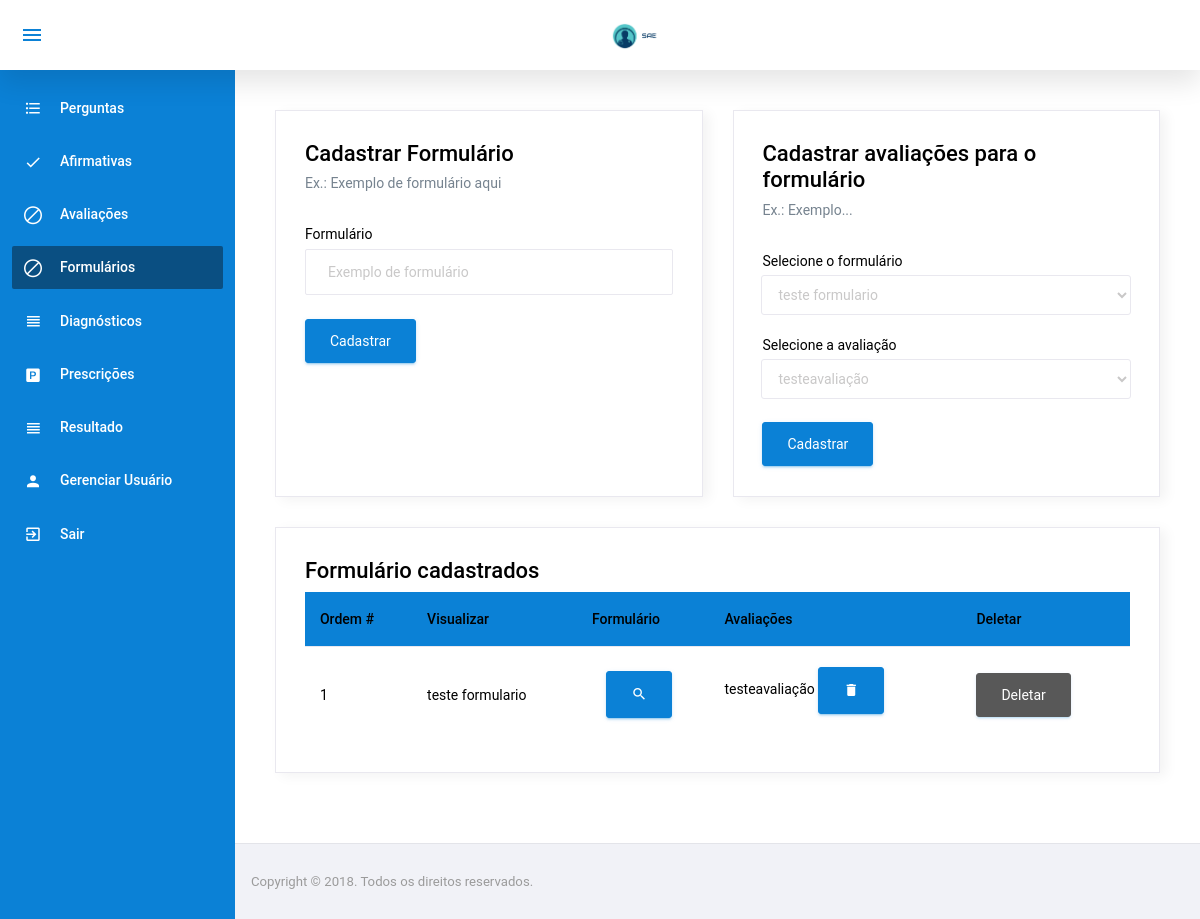
/formulario/Formulario.php (signed in), run on an earlier commit of the app's database.
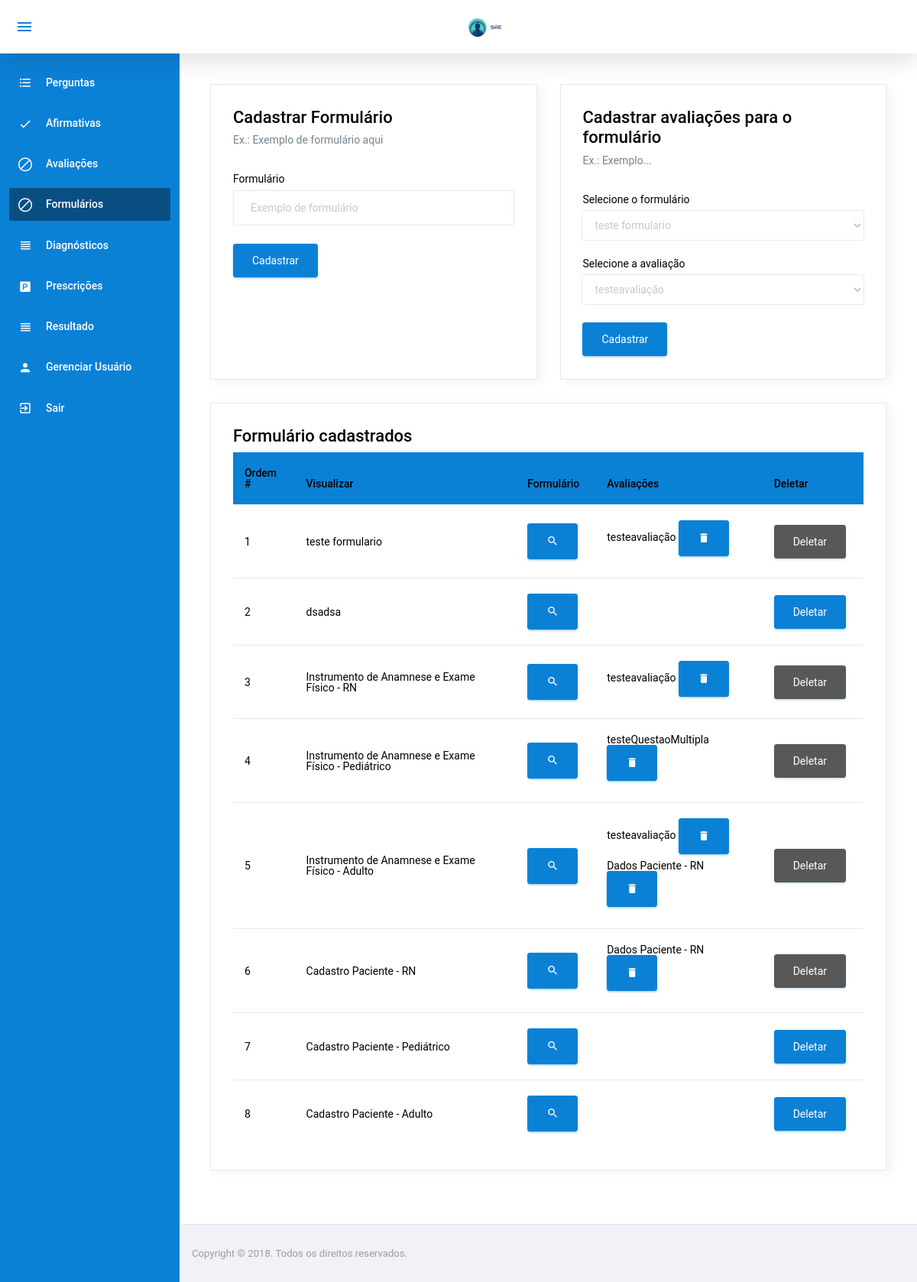
And on a later commit of the database.
### tables this page shows
CREATE TABLE `formulario` (
  `IdFormulario` int(11) NOT NULL,
  `Descricao` varchar(100) NOT NULL
);

CREATE TABLE `aplicacao` (
  `IdAplicacao` int(11) NOT NULL,
  `IdAvaliacao` int(11) NOT NULL,
  `IdFormulario` int(11) NOT NULL
);

CREATE TABLE `avaliacao` (
  `IdAvaliacao` int(11) NOT NULL,
  `Descricao` varchar(100) NOT NULL
);

### config/BD.php (called while the page is built, shortened)
<?php
	class BancoDados{
		public static function obterConexao(){
			if(isset($conexao) == false){
				$conexao = new PDO("mysql:dbname=u989534060_sae;host=localhost","root","",array(PDO::MYSQL_ATTR_INIT_COMMAND => "SET NAMES utf8"));
				$conexao->setAttribute(PDO::ATTR_ERRMODE, PDO::ERRMODE_EXCEPTION);
			}
			return $conexao;
		}
	}
?>

### model/FormularioModel.php (called while the page is built, shortened)
<?php
	require_once $_SERVER["DOCUMENT_ROOT"] . "/sae/config/BD.php";
	class FormularioModel{
		private $bd;
		 function __construct(){
		 	$this->bd = BancoDados::obterConexao();
		 }
		 public function listarTodos(){
		 	$listar = $this->bd->query("SELECT * from formulario");
		 	$res = $listar->fetchAll(PDO::FETCH_ASSOC);
		 	return $res;
         }
	}
?>

### formulario/CadastrarFormularioAvaliacao.php (called while the page is built, shortened)
<?php
     $resFormulario = $formulario->listarTodos();
?>

### model/FormularioAvaliacaoModel.php (called while the page is built, shortened)
<?php
	require_once $_SERVER["DOCUMENT_ROOT"] . "/sae/config/BD.php";
	class FormularioAvaliacaoModel{
		private $bd;
		 function __construct(){
		 	$this->bd = BancoDados::obterConexao();
		 }
		 public function listarTodosIdFormulario($idFormulario){
			$listarTodosIdFormulario = $this->bd->query("SELECT * from aplicacao WHERE idFormulario = " . $idFormulario);
			$res = $listarTodosIdFormulario->fetchAll(PDO::FETCH_ASSOC);
			return $res;
		 }
	}
?>

### formulario/ModalFormulario.php (the view, shortened to what the changed rows need)
<?php
$resFormularioAvaliacao = $formularioAvaliacao->listarTodosIdFormulario($form['IdFormulario']);
?>

### model/AvaliacaoModel.php (called while the page is built, shortened)
<?php
	require_once $_SERVER["DOCUMENT_ROOT"] . "/sae/config/BD.php";
	class AvaliacaoModel{
		private $bd;
		 function __construct(){
		 	$this->bd = BancoDados::obterConexao();
		 }
         public function listarID($idAvaliacao){
            $listarUm = $this->bd->prepare("SELECT * from avaliacao where idAvaliacao = :idAvaliacao");
            $listarUm->bindParam(":idAvaliacao", $idAvaliacao, PDO::PARAM_INT);
            $listarUm->execute();
            $res = $listarUm->fetch(PDO::FETCH_ASSOC);
            return $res;
		 }
	}
?>

### formulario/ModalFormulario.php (the view, shortened to what the changed rows need)
<?php
$resFormularioAvaliacao = $formularioAvaliacao->listarTodosIdFormulario($form['IdFormulario']);
foreach($resFormularioAvaliacao as $formAvaliacao){
    $resAvaliacaoDesc = $avaliacao->listarID($formAvaliacao['IdAvaliacao']);
?>
    <div class="col-md-6 grid-margin stretch-card">
        <div class="card">
            <div class="card-body">
                <h4 class="card-title"><?php echo $resAvaliacaoDesc['Descricao']?></h4>
                    <form class="forms-sample">
                        <?php
                        $resAvaliacaoQuestao = $avaliacaoQuestao->listarTodasQuestoes($formAvaliacao['IdAvaliacao']);
                        foreach($resAvaliacaoQuestao as $AvaliacaoQuestao){
                        $resQuestoes = $questao->listarID($AvaliacaoQuestao['IdQuestao']);
                        ?>
                        <p><?php echo $resQuestoes['Descricao'];?></p>
                                            <?php
                                                if($resQuestoes['IdTipoQuestao'] == 1){
                                                    echo '<input style="margin-bottom:10px;" type="text" class="form-control">';
                                                }
                                                if($resQuestoes['IdTipoQuestao'] == 2){
                                                ?>
                                                    <div class="form-group">
                                                    <select class="form-control" <?php echo "name=" . $resQuestoes['IdQuestao'];?>>
                                                      <option> -- </option>
                                                  <?php
                                                  $resAfirmativaQuestao = $afirmativaQuestao->listarTodosIdQuestao($resQuestoes['IdQuestao']);
                                                  foreach($resAfirmativaQuestao as $afirmativaQuest){
                                                      $resDescAfirmativa = $afirmativa->listarID($afirmativaQuest['IdAfirmativa']);
                                                      ?>
                                                      <option><?php echo $resDescAfirmativa['Descricao'];?></option>
                                                  <?php } ?>
                                                    </select>
                                                  </div>
                                                  <?php
                                                }
                                                if($resQuestoes['IdTipoQuestao'] == 3){ ?>
                                                    <div class="form-group">
                                                    <select class="js-example-basic-multiple w-100" multiple="multiple" <?php echo "name='input" . $resQuestoes['IdQuestao'] . "'";?>>
                                                  <?php
                                                  $resAfirmativaQuestao = $afirmativaQuestao->listarTodosIdQuestao($resQuestoes['IdQuestao']);
                                                  foreach($resAfirmativaQuestao as $afirmativaQuest){
                                                    $resDescAfirmativa = $afirmativa->listarID($afirmativaQuest['IdAfirmativa']);
                                                      ?>
                                                      <option><?php echo $resDescAfirmativa['Descricao'];?></option>
                                                  <?php } ?>
                                                    </select>
                                                  </div>
                                               <?php }
                                                if($resQuestoes['IdTipoQuestao'] == 4){
                                                    echo '<input type="date" class="form-control">';
                                                }
                                                if($resQuestoes['IdTipoQuestao'] == 5){ ?>
                                                <div class="form-group row">
                                                    <div class="col-sm-3">
                                                    <div class="form-check">
                                                      <label class="form-check-label">
                                                        <input name="questao" type="radio" class="form-check-input" value="Sim">
                                                        Sim
                                                      </label>
                                                    </div>
                                                  </div>
                                                  <div class="col-sm-3">
                                                    <div class="form-check">
                                                      <label class="form-check-label">
                                                        <input name="questao" type="radio" class="form-check-input" value="Não">
                                                        Não
                                                      </label>
                                                      </div>
                                                    </div>
                                                  </div>
                                               <?php }
                                            } ?>
                    </form>
            </div>
        </div>
    </div>
<?php } ?>

### formulario/TabelaFormulario.php (shortened to what the changed rows need)
<?php
  $resFormulario = $formulario->listarTodos();
  $formularioAvaliacao = new FormularioAvaliacaoModel();
  $avaliacaoQuestao = new AvaliacaoQuestaoModel();
?>
<div class="card">
    <div class="card-body">
        <div class="table-responsive">
            <table id="order-listing" class="table">
                <thead>
                    <tr>
                        <th>Ordem #</th>
                        <th>Visualizar</th>
                        <th>Formulário</th>
                        <th>Avaliações</th>
                        <th>Deletar</th>
                    </tr>
                </thead>
                <tbody>
                    <?php
                            $ordem = 0;
                            foreach($resFormulario as $form){
                                $ordem++;
                    ?>
                        <tr>
                            <td><?php echo $ordem;?></td>
                            <td><?php echo $form['Descricao'];?></td>
                            <td><div style="text-align:center;"><button type="button" data-toggle="modal" data-target="#Modal-<?php echo $form['IdFormulario'];?>" class="btn btn-primary mr-2"><i class="mdi mdi-magnify menu-icon"></i></button></div></td>
                                        <?php  require 'ModalFormulario.php' ?>
                            <td>
                                    <?php
                                            $resFormAvaliacao = $formularioAvaliacao->listarTodosIdFormulario($form['IdFormulario']);
                                            foreach($resFormAvaliacao as $formAvaliacao){
                                                $resAvaliacaoDescricao = $avaliacao->listarID($formAvaliacao['IdAvaliacao']);
                                    ?>
                                    <form method="post" action="../controller/FormularioAvaliacaoController.php?acao=deletar">
                                        <div class="row">
                                            <div class="col-12">
                                              <p> <?php echo $resAvaliacaoDescricao['Descricao'];?> </li>  <button type="submit" class="btn btn-primary mr-2"><i class="mdi mdi-delete"></i></button> </p>
                                            </div>
                                        </div>
                                        </form>
                                    <?php } ?>
                            </td>
                            <td>
                                <form class="forms-sample" method="post" action="../controller/FormularioController.php?acao=deletar">
                                    <button type="submit"
                                    <?php if(count($resFormAvaliacao) > 0){
                                        echo "disabled";
                                    }?>
                                    class="btn btn-primary mr-2">Deletar</button>
                                </form>
                            </td>
                        </tr>
                    <?php } ?>
                </tbody>
            </table>
        </div>
    </div>
</div>

What changed in the data, as far as the page shows it:
added formulario: Descricao "dsadsa"
added formulario: Descricao "Instrumento de Anamnese e Exame Físico - RN"
added aplicacao: IdAvaliacao.Descricao "testeavaliação", shown under "Instrumento de Anamnese e Exame Físico - RN"
added formulario: Descricao "Instrumento de Anamnese e Exame Físico - Pediátrico"
added aplicacao: IdAvaliacao.Descricao "testeQuestaoMultipla", shown under "Instrumento de Anamnese e Exame Físico - Pediátrico"
added formulario: Descricao "Instrumento de Anamnese e Exame Físico - Adulto"
added aplicacao: IdAvaliacao.Descricao "testeavaliação", shown under "Instrumento de Anamnese e Exame Físico - Adulto"
added aplicacao: IdAvaliacao.Descricao "Dados Paciente - RN", shown under "Instrumento de Anamnese e Exame Físico - Adulto"
added formulario: Descricao "Cadastro Paciente - RN"
added aplicacao: IdAvaliacao.Descricao "Dados Paciente - RN", shown under "Cadastro Paciente - RN"
added formulario: Descricao "Cadastro Paciente - Pediátrico"
added formulario: Descricao "Cadastro Paciente - Adulto"
